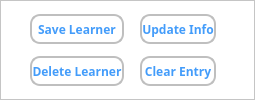
       <widget class="QFrame" name="profFuncFrame">
        <property name="minimumSize">
         <size>
          <width>0</width>
          <height>100</height>
         </size>
        </property>
        <property name="maximumSize">
         <size>
          <width>16777215</width>
          <height>100</height>
         </size>
        </property>
        <property name="styleSheet">
         <string notr="true">QFrame{
	background-color: rgb(255, 255, 255);
}</string>
        </property>
        <property name="frameShape">
         <enum>QFrame::StyledPanel</enum>
        </property>
        <property name="frameShadow">
         <enum>QFrame::Raised</enum>
        </property>
        <layout class="QGridLayout" name="gridLayout">
         <property name="leftMargin">
          <number>29</number>
         </property>
         <property name="topMargin">
          <number>2</number>
         </property>
         <property name="rightMargin">
          <number>38</number>
         </property>
         <property name="bottomMargin">
          <number>2</number>
         </property>
         <property name="horizontalSpacing">
          <number>16</number>
         </property>
         <property name="verticalSpacing">
          <number>1</number>
         </property>
         <item row="0" column="0">
          <widget class="QPushButton" name="saveBtn">
           <property name="minimumSize">
            <size>
             <width>0</width>
             <height>30</height>
            </size>
           </property>
           <property name="maximumSize">
            <size>
             <width>16777215</width>
             <height>30</height>
            </size>
           </property>
           <property name="font">
            <font>
             <family>Montserrat SemiBold</family>
             <pointsize>9</pointsize>
             <weight>75</weight>
             <italic>false</italic>
             <bold>true</bold>
            </font>
           </property>
           <property name="styleSheet">
            <string notr="true">QPushButton{
	color: rgb(67, 156, 250);
	border-radius: 10px;
	border: 2px solid rgb(191, 191, 191);
	background-color: rgb(255, 255, 255);
}
QPushButton:focus{
background-color: rgb(67, 156, 250);
	color: rgb(255, 255, 255);
 	border-radius: 10px;
}</string>
           </property>
           <property name="text">
            <string>Save Learner</string>
           </property>
          </widget>
         </item>
         <item row="0" column="1">
          <widget class="QPushButton" name="updateBtn">
           <property name="minimumSize">
            <size>
             <width>0</width>
             <height>30</height>
            </size>
           </property>
           <property name="maximumSize">
            <size>
             <width>16777215</width>
             <height>30</height>
            </size>
           </property>
           <property name="font">
            <font>
             <family>Montserrat SemiBold</family>
             <pointsize>9</pointsize>
             <weight>75</weight>
             <bold>true</bold>
            </font>
           </property>
           <property name="styleSheet">
            <string notr="true">QPushButton{
	color: rgb(67, 156, 250);
	border-radius: 10px;
	border: 2px solid rgb(191, 191, 191);
	background-color: rgb(255, 255, 255);
}
QPushButton:focus{
background-color: rgb(67, 156, 250);
	color: rgb(255, 255, 255);
 	border-radius: 10px;
}</string>
           </property>
           <property name="text">
            <string>Update Info</string>
           </property>
          </widget>
         </item>
         <item row="1" column="0">
          <widget class="QPushButton" name="delBtn">
           <property name="minimumSize">
            <size>
             <width>0</width>
             <height>30</height>
            </size>
           </property>
           <property name="maximumSize">
            <size>
             <width>16777215</width>
             <height>30</height>
            </size>
           </property>
           <property name="font">
            <font>
             <family>Montserrat SemiBold</family>
             <pointsize>9</pointsize>
             <weight>75</weight>
             <bold>true</bold>
            </font>
           </property>
           <property name="styleSheet">
            <string notr="true">QPushButton{
	color: rgb(67, 156, 250);
	border-radius: 10px;
	border: 2px solid rgb(191, 191, 191);
	background-color: rgb(255, 255, 255);
}
QPushButton:focus{
background-color: rgb(67, 156, 250);
	color: rgb(255, 255, 255);
 	border-radius: 10px;
}</string>
           </property>
           <property name="text">
            <string>Delete Learner</string>
           </property>
          </widget>
         </item>
         <item row="1" column="1">
          <widget class="QPushButton" name="clrEntryBtn">
           <property name="minimumSize">
            <size>
             <width>0</width>
             <height>30</height>
            </size>
           </property>
           <property name="maximumSize">
            <size>
             <width>16777215</width>
             <height>30</height>
            </size>
           </property>
           <property name="font">
            <font>
             <family>Montserrat SemiBold</family>
             <pointsize>9</pointsize>
             <weight>75</weight>
             <bold>true</bold>
            </font>
           </property>
           <property name="styleSheet">
            <string notr="true">QPushButton{
	color: rgb(67, 156, 250);
	border-radius: 10px;
	border: 2px solid rgb(191, 191, 191);
	background-color: rgb(255, 255, 255);
}
QPushButton:focus{
background-color: rgb(67, 156, 250);
	color: rgb(255, 255, 255);
 	border-radius: 10px;
}</string>
           </property>
           <property name="text">
            <string>Clear Entry</string>
           </property>
          </widget>
         </item>
        </layout>
       </widget>
